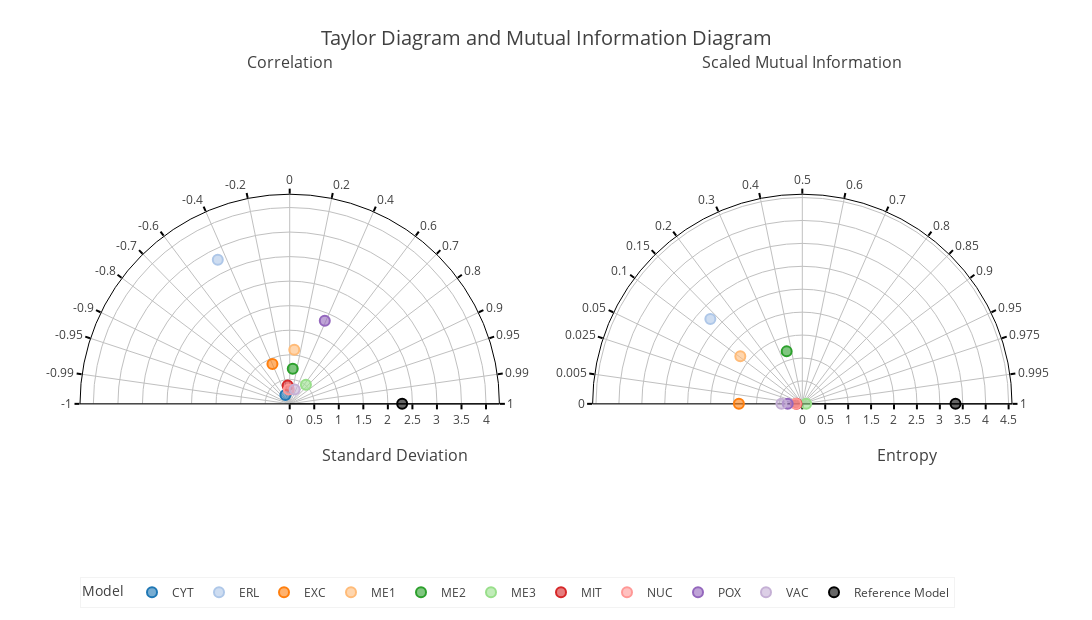

The cell this chart's notebook holds for it:
### Code cell
df_pivot["Reference Model"] = df_pivot["Reference Model"].astype(float)
chart_both = diag.chart_create_all_diagrams(
    df_pivot[['CYT', 'ERL', 'EXC', 'ME1', 'ME2', 'ME3', 'MIT', 'NUC', 'POX', 'VAC', "Reference Model"]], 
    string_reference_model='Reference Model', 
    string_corr_method='pearson', 
    string_mid_type='scaled', 
    dict_mi_parameters=dict_mi_parameters_features_continous_target_continous
)
chart_both.show(config=DICT_PLOTLY_CONFIG)

### Figure 1 — Plotly figure (JSON) as saved in the notebook; plotly's stock layout.template omitted (floating-point values rounded to 4 significant figures)
{"data": [{"customdata": [["CYT", 0.1987, -0.4401, 2.385], ["CYT", 0.1987, -0.4401, 2.385], ["CYT", 0.1987, -0.4401, 2.385], ["CYT", 0.1987, -0.4401, 2.385], ["CYT", 0.1987, -0.4401, 2.385], ["CYT", 0.1987, -0.4401, 2.385], ["CYT", 0.1987, -0.4401, 2.385], ["CYT", 0.1987, -0.4401, 2.385], ["CYT", 0.1987, -0.4401, 2.385], ["CYT", 0.1987, -0.4401, 2.385], ["CYT", 0.1987, -0.4401, 2.385]], "hoverlabel": {"bgcolor": "#FFFFFF", "bordercolor": "rgba(31, 119, 180, 1)", "font": {"color": "#000000"}}, "hovertemplate": "Model: %{customdata[0]}<br>Standard Deviation: %{customdata[1]:.3f}<br>Correlation: %{customdata[2]:.3f}<br>Reference distance (CRMSE): %{customdata[3]:.3f}<br><extra></extra>", "legendgroup": "CYT", "marker": {"color": "rgba(31, 119, 180, 0.6)", "line": {"color": "rgba(31, 119, 180, 1)", "width": 2}, "size": 10}, "mode": "markers", "name": "CYT", "r": [0.1987], "showlegend": true, "subplot": "polar", "theta": [116.1], "type": "scatterpolar"}, {"customdata": [["ERL", 3.28, -0.4466, 4.767], ["ERL", 3.28, -0.4466, 4.767], ["ERL", 3.28, -0.4466, 4.767], ["ERL", 3.28, -0.4466, 4.767], ["ERL", 3.28, -0.4466, 4.767], ["ERL", 3.28, -0.4466, 4.767], ["ERL", 3.28, -0.4466, 4.767], ["ERL", 3.28, -0.4466, 4.767], ["ERL", 3.28, -0.4466, 4.767], ["ERL", 3.28, -0.4466, 4.767], ["ERL", 3.28, -0.4466, 4.767]], "hoverlabel": {"bgcolor": "#FFFFFF", "bordercolor": "rgba(174, 199, 232, 1)", "font": {"color": "#000000"}}, "hovertemplate": "Model: %{customdata[0]}<br>Standard Deviation: %{customdata[1]:.3f}<br>Correlation: %{customdata[2]:.3f}<br>Reference distance (CRMSE): %{customdata[3]:.3f}<br><extra></extra>", "legendgroup": "ERL", "marker": {"color": "rgba(174, 199, 232, 0.6)", "line": {"color": "rgba(174, 199, 232, 1)", "width": 2}, "size": 10}, "mode": "markers", "name": "ERL", "r": [3.28], "showlegend": true, "subplot": "polar", "theta": [116.5], "type": "scatterpolar"}, {"customdata": [["EXC", 0.8869, -0.3967, 2.766], ["EXC", 0.8869, -0.3967, 2.766], ["EXC", 0.8869, -0.3967, 2.766], ["EXC", 0.8869, -0.3967, 2.766], ["EXC", 0.8869, -0.3967, 2.766], ["EXC", 0.8869, -0.3967, 2.766], ["EXC", 0.8869, -0.3967, 2.766], ["EXC", 0.8869, -0.3967, 2.766], ["EXC", 0.8869, -0.3967, 2.766], ["EXC", 0.8869, -0.3967, 2.766], ["EXC", 0.8869, -0.3967, 2.766]], "hoverlabel": {"bgcolor": "#FFFFFF", "bordercolor": "rgba(255, 127, 14, 1)", "font": {"color": "#000000"}}, "hovertemplate": "Model: %{customdata[0]}<br>Standard Deviation: %{customdata[1]:.3f}<br>Correlation: %{customdata[2]:.3f}<br>Reference distance (CRMSE): %{customdata[3]:.3f}<br><extra></extra>", "legendgroup": "EXC", "marker": {"color": "rgba(255, 127, 14, 0.6)", "line": {"color": "rgba(255, 127, 14, 1)", "width": 2}, "size": 10}, "mode": "markers", "name": "EXC", "r": [0.8869], "showlegend": true, "subplot": "polar", "theta": [113.4], "type": "scatterpolar"}, {"customdata": [["ME1", 1.106, 0.08412, 2.459], ["ME1", 1.106, 0.08412, 2.459], ["ME1", 1.106, 0.08412, 2.459], ["ME1", 1.106, 0.08412, 2.459], ["ME1", 1.106, 0.08412, 2.459], ["ME1", 1.106, 0.08412, 2.459], ["ME1", 1.106, 0.08412, 2.459], ["ME1", 1.106, 0.08412, 2.459], ["ME1", 1.106, 0.08412, 2.459], ["ME1", 1.106, 0.08412, 2.459], ["ME1", 1.106, 0.08412, 2.459]], "hoverlabel": {"bgcolor": "#FFFFFF", "bordercolor": "rgba(255, 187, 120, 1)", "font": {"color": "#000000"}}, "hovertemplate": "Model: %{customdata[0]}<br>Standard Deviation: %{customdata[1]:.3f}<br>Correlation: %{customdata[2]:.3f}<br>Reference distance (CRMSE): %{customdata[3]:.3f}<br><extra></extra>", "legendgroup": "ME1", "marker": {"color": "rgba(255, 187, 120, 0.6)", "line": {"color": "rgba(255, 187, 120, 1)", "width": 2}, "size": 10}, "mode": "markers", "name": "ME1", "r": [1.106], "showlegend": true, "subplot": "polar", "theta": [85.17], "type": "scatterpolar"}, {"customdata": [["ME2", 0.719, 0.08662, 2.341], ["ME2", 0.719, 0.08662, 2.341], ["ME2", 0.719, 0.08662, 2.341], ["ME2", 0.719, 0.08662, 2.341], ["ME2", 0.719, 0.08662, 2.341], ["ME2", 0.719, 0.08662, 2.341], ["ME2", 0.719, 0.08662, 2.341], ["ME2", 0.719, 0.08662, 2.341], ["ME2", 0.719, 0.08662, 2.341], ["ME2", 0.719, 0.08662, 2.341], ["ME2", 0.719, 0.08662, 2.341]], "hoverlabel": {"bgcolor": "#FFFFFF", "bordercolor": "rgba(44, 160, 44, 1)", "font": {"color": "#000000"}}, "hovertemplate": "Model: %{customdata[0]}<br>Standard Deviation: %{customdata[1]:.3f}<br>Correlation: %{customdata[2]:.3f}<br>Reference distance (CRMSE): %{customdata[3]:.3f}<br><extra></extra>", "legendgroup": "ME2", "marker": {"color": "rgba(44, 160, 44, 0.6)", "line": {"color": "rgba(44, 160, 44, 1)", "width": 2}, "size": 10}, "mode": "markers", "name": "ME2", "r": [0.719], "showlegend": true, "subplot": "polar", "theta": [85.03], "type": "scatterpolar"}, {"customdata": [["ME3", 0.5112, 0.6465, 1.999], ["ME3", 0.5112, 0.6465, 1.999], ["ME3", 0.5112, 0.6465, 1.999], ["ME3", 0.5112, 0.6465, 1.999], ["ME3", 0.5112, 0.6465, 1.999], ["ME3", 0.5112, 0.6465, 1.999], ["ME3", 0.5112, 0.6465, 1.999], ["ME3", 0.5112, 0.6465, 1.999], ["ME3", 0.5112, 0.6465, 1.999], ["ME3", 0.5112, 0.6465, 1.999], ["ME3", 0.5112, 0.6465, 1.999]], "hoverlabel": {"bgcolor": "#FFFFFF", "bordercolor": "rgba(152, 223, 138, 1)", "font": {"color": "#000000"}}, "hovertemplate": "Model: %{customdata[0]}<br>Standard Deviation: %{customdata[1]:.3f}<br>Correlation: %{customdata[2]:.3f}<br>Reference distance (CRMSE): %{customdata[3]:.3f}<br><extra></extra>", "legendgroup": "ME3", "marker": {"color": "rgba(152, 223, 138, 0.6)", "line": {"color": "rgba(152, 223, 138, 1)", "width": 2}, "size": 10}, "mode": "markers", "name": "ME3", "r": [0.5112], "showlegend": true, "subplot": "polar", "theta": [49.72], "type": "scatterpolar"}, {"customdata": [["MIT", 0.3777, -0.1095, 2.363], ["MIT", 0.3777, -0.1095, 2.363], ["MIT", 0.3777, -0.1095, 2.363], ["MIT", 0.3777, -0.1095, 2.363], ["MIT", 0.3777, -0.1095, 2.363], ["MIT", 0.3777, -0.1095, 2.363], ["MIT", 0.3777, -0.1095, 2.363], ["MIT", 0.3777, -0.1095, 2.363], ["MIT", 0.3777, -0.1095, 2.363], ["MIT", 0.3777, -0.1095, 2.363], ["MIT", 0.3777, -0.1095, 2.363]], "hoverlabel": {"bgcolor": "#FFFFFF", "bordercolor": "rgba(214, 39, 40, 1)", "font": {"color": "#000000"}}, "hovertemplate": "Model: %{customdata[0]}<br>Standard Deviation: %{customdata[1]:.3f}<br>Correlation: %{customdata[2]:.3f}<br>Reference distance (CRMSE): %{customdata[3]:.3f}<br><extra></extra>", "legendgroup": "MIT", "marker": {"color": "rgba(214, 39, 40, 0.6)", "line": {"color": "rgba(214, 39, 40, 1)", "width": 2}, "size": 10}, "mode": "markers", "name": "MIT", "r": [0.3777], "showlegend": true, "subplot": "polar", "theta": [96.28], "type": "scatterpolar"}, {"customdata": [["NUC", 0.2953, -0.06508, 2.329], ["NUC", 0.2953, -0.06508, 2.329], ["NUC", 0.2953, -0.06508, 2.329], ["NUC", 0.2953, -0.06508, 2.329], ["NUC", 0.2953, -0.06508, 2.329], ["NUC", 0.2953, -0.06508, 2.329], ["NUC", 0.2953, -0.06508, 2.329], ["NUC", 0.2953, -0.06508, 2.329], ["NUC", 0.2953, -0.06508, 2.329], ["NUC", 0.2953, -0.06508, 2.329], ["NUC", 0.2953, -0.06508, 2.329]], "hoverlabel": {"bgcolor": "#FFFFFF", "bordercolor": "rgba(255, 152, 150, 1)", "font": {"color": "#000000"}}, "hovertemplate": "Model: %{customdata[0]}<br>Standard Deviation: %{customdata[1]:.3f}<br>Correlation: %{customdata[2]:.3f}<br>Reference distance (CRMSE): %{customdata[3]:.3f}<br><extra></extra>", "legendgroup": "NUC", "marker": {"color": "rgba(255, 152, 150, 0.6)", "line": {"color": "rgba(255, 152, 150, 1)", "width": 2}, "size": 10}, "mode": "markers", "name": "NUC", "r": [0.2953], "showlegend": true, "subplot": "polar", "theta": [93.73], "type": "scatterpolar"}, {"customdata": [["POX", 1.837, 0.389, 2.313], ["POX", 1.837, 0.389, 2.313], ["POX", 1.837, 0.389, 2.313], ["POX", 1.837, 0.389, 2.313], ["POX", 1.837, 0.389, 2.313], ["POX", 1.837, 0.389, 2.313], ["POX", 1.837, 0.389, 2.313], ["POX", 1.837, 0.389, 2.313], ["POX", 1.837, 0.389, 2.313], ["POX", 1.837, 0.389, 2.313], ["POX", 1.837, 0.389, 2.313]], "hoverlabel": {"bgcolor": "#FFFFFF", "bordercolor": "rgba(148, 103, 189, 1)", "font": {"color": "#000000"}}, "hovertemplate": "Model: %{customdata[0]}<br>Standard Deviation: %{customdata[1]:.3f}<br>Correlation: %{customdata[2]:.3f}<br>Reference distance (CRMSE): %{customdata[3]:.3f}<br><extra></extra>", "legendgroup": "POX", "marker": {"color": "rgba(148, 103, 189, 0.6)", "line": {"color": "rgba(148, 103, 189, 1)", "width": 2}, "size": 10}, "mode": "markers", "name": "POX", "r": [1.837], "showlegend": true, "subplot": "polar", "theta": [67.11], "type": "scatterpolar"}, {"customdata": [["VAC", 0.3109, 0.3248, 2.21], ["VAC", 0.3109, 0.3248, 2.21], ["VAC", 0.3109, 0.3248, 2.21], ["VAC", 0.3109, 0.3248, 2.21], ["VAC", 0.3109, 0.3248, 2.21], ["VAC", 0.3109, 0.3248, 2.21], ["VAC", 0.3109, 0.3248, 2.21], ["VAC", 0.3109, 0.3248, 2.21], ["VAC", 0.3109, 0.3248, 2.21], ["VAC", 0.3109, 0.3248, 2.21], ["VAC", 0.3109, 0.3248, 2.21]], "hoverlabel": {"bgcolor": "#FFFFFF", "bordercolor": "rgba(197, 176, 213, 1)", "font": {"color": "#000000"}}, "hovertemplate": "Model: %{customdata[0]}<br>Standard Deviation: %{customdata[1]:.3f}<br>Correlation: %{customdata[2]:.3f}<br>Reference distance (CRMSE): %{customdata[3]:.3f}<br><extra></extra>", "legendgroup": "VAC", "marker": {"color": "rgba(197, 176, 213, 0.6)", "line": {"color": "rgba(197, 176, 213, 1)", "width": 2}, "size": 10}, "mode": "markers", "name": "VAC", "r": [0.3109], "showlegend": true, "subplot": "polar", "theta": [71.04], "type": "scatterpolar"}, {"customdata": [["Reference Model", 2.291, 1, 0], ["Reference Model", 2.291, 1, 0], ["Reference Model", 2.291, 1, 0], ["Reference Model", 2.291, 1, 0], ["Reference Model", 2.291, 1, 0], ["Reference Model", 2.291, 1, 0], ["Reference Model", 2.291, 1, 0], ["Reference Model", 2.291, 1, 0], ["Reference Model", 2.291, 1, 0], ["Reference Model", 2.291, 1, 0], ["Reference Model", 2.291, 1, 0]], "hoverlabel": {"bgcolor": "#FFFFFF", "bordercolor": "rgba(0, 0, 0, 1)", "font": {"color": "#000000"}}, "hovertemplate": "Model: %{customdata[0]}<br>Standard Deviation: %{customdata[1]:.3f}<br>Correlation: %{customdata[2]:.3f}<br>Reference distance (CRMSE): %{customdata[3]:.3f}<br><extra></extra>", "legendgroup": "Reference Model", "marker": {"color": "rgba(0, 0, 0, 0.6)", "line": {"color": "rgba(0, 0, 0, 1)", "width": 2}, "size": 10}, "mode": "markers", "name": "Reference Model", "r": [2.291], "showlegend": true, "subplot": "polar", "theta": [0], "type": "scatterpolar"}, {"customdata": [["CYT", -0.712, -0.2619, 2.103], ["CYT", -0.712, -0.2619, 2.103], ["CYT", -0.712, -0.2619, 2.103], ["CYT", -0.712, -0.2619, 2.103], ["CYT", -0.712, -0.2619, 2.103], ["CYT", -0.712, -0.2619, 2.103], ["CYT", -0.712, -0.2619, 2.103], ["CYT", -0.712, -0.2619, 2.103], ["CYT", -0.712, -0.2619, 2.103], ["CYT", -0.712, -0.2619, 2.103], ["CYT", -0.712, -0.2619, 2.103]], "hoverlabel": {"bgcolor": "#FFFFFF", "bordercolor": "rgba(31, 119, 180, 1)", "font": {"color": "#000000"}}, "hovertemplate": "Model: %{customdata[0]}<br>Entropy: %{customdata[1]:.3f}<br>Scaled MI: %{customdata[2]:.3f}<br>Reference distance (VI): %{customdata[3]:.3f}<br><extra></extra>", "legendgroup": "CYT", "marker": {"color": "rgba(31, 119, 180, 0.6)", "line": {"color": "rgba(31, 119, 180, 1)", "width": 2}, "size": 10}, "mode": "markers", "name": "CYT", "r": [-0.712], "showlegend": false, "subplot": "polar2", "theta": [180], "type": "scatterpolar"}, {"customdata": [["ERL", 2.728, 0.1324, 5.658], ["ERL", 2.728, 0.1324, 5.658], ["ERL", 2.728, 0.1324, 5.658], ["ERL", 2.728, 0.1324, 5.658], ["ERL", 2.728, 0.1324, 5.658], ["ERL", 2.728, 0.1324, 5.658], ["ERL", 2.728, 0.1324, 5.658], ["ERL", 2.728, 0.1324, 5.658], ["ERL", 2.728, 0.1324, 5.658], ["ERL", 2.728, 0.1324, 5.658], ["ERL", 2.728, 0.1324, 5.658]], "hoverlabel": {"bgcolor": "#FFFFFF", "bordercolor": "rgba(174, 199, 232, 1)", "font": {"color": "#000000"}}, "hovertemplate": "Model: %{customdata[0]}<br>Entropy: %{customdata[1]:.3f}<br>Scaled MI: %{customdata[2]:.3f}<br>Reference distance (VI): %{customdata[3]:.3f}<br><extra></extra>", "legendgroup": "ERL", "marker": {"color": "rgba(174, 199, 232, 0.6)", "line": {"color": "rgba(174, 199, 232, 1)", "width": 2}, "size": 10}, "mode": "markers", "name": "ERL", "r": [2.728], "showlegend": false, "subplot": "polar2", "theta": [137.3], "type": "scatterpolar"}, {"customdata": [["EXC", 1.383, 0, 4.725], ["EXC", 1.383, 0, 4.725], ["EXC", 1.383, 0, 4.725], ["EXC", 1.383, 0, 4.725], ["EXC", 1.383, 0, 4.725], ["EXC", 1.383, 0, 4.725], ["EXC", 1.383, 0, 4.725], ["EXC", 1.383, 0, 4.725], ["EXC", 1.383, 0, 4.725], ["EXC", 1.383, 0, 4.725], ["EXC", 1.383, 0, 4.725]], "hoverlabel": {"bgcolor": "#FFFFFF", "bordercolor": "rgba(255, 127, 14, 1)", "font": {"color": "#000000"}}, "hovertemplate": "Model: %{customdata[0]}<br>Entropy: %{customdata[1]:.3f}<br>Scaled MI: %{customdata[2]:.3f}<br>Reference distance (VI): %{customdata[3]:.3f}<br><extra></extra>", "legendgroup": "EXC", "marker": {"color": "rgba(255, 127, 14, 0.6)", "line": {"color": "rgba(255, 127, 14, 1)", "width": 2}, "size": 10}, "mode": "markers", "name": "EXC", "r": [1.383], "showlegend": false, "subplot": "polar2", "theta": [180], "type": "scatterpolar"}, {"customdata": [["ME1", 1.703, 0.1031, 4.807], ["ME1", 1.703, 0.1031, 4.807], ["ME1", 1.703, 0.1031, 4.807], ["ME1", 1.703, 0.1031, 4.807], ["ME1", 1.703, 0.1031, 4.807], ["ME1", 1.703, 0.1031, 4.807], ["ME1", 1.703, 0.1031, 4.807], ["ME1", 1.703, 0.1031, 4.807], ["ME1", 1.703, 0.1031, 4.807], ["ME1", 1.703, 0.1031, 4.807], ["ME1", 1.703, 0.1031, 4.807]], "hoverlabel": {"bgcolor": "#FFFFFF", "bordercolor": "rgba(255, 187, 120, 1)", "font": {"color": "#000000"}}, "hovertemplate": "Model: %{customdata[0]}<br>Entropy: %{customdata[1]:.3f}<br>Scaled MI: %{customdata[2]:.3f}<br>Reference distance (VI): %{customdata[3]:.3f}<br><extra></extra>", "legendgroup": "ME1", "marker": {"color": "rgba(255, 187, 120, 0.6)", "line": {"color": "rgba(255, 187, 120, 1)", "width": 2}, "size": 10}, "mode": "markers", "name": "ME1", "r": [1.703], "showlegend": false, "subplot": "polar2", "theta": [142.5], "type": "scatterpolar"}, {"customdata": [["ME2", 1.194, 0.3572, 3.857], ["ME2", 1.194, 0.3572, 3.857], ["ME2", 1.194, 0.3572, 3.857], ["ME2", 1.194, 0.3572, 3.857], ["ME2", 1.194, 0.3572, 3.857], ["ME2", 1.194, 0.3572, 3.857], ["ME2", 1.194, 0.3572, 3.857], ["ME2", 1.194, 0.3572, 3.857], ["ME2", 1.194, 0.3572, 3.857], ["ME2", 1.194, 0.3572, 3.857], ["ME2", 1.194, 0.3572, 3.857]], "hoverlabel": {"bgcolor": "#FFFFFF", "bordercolor": "rgba(44, 160, 44, 1)", "font": {"color": "#000000"}}, "hovertemplate": "Model: %{customdata[0]}<br>Entropy: %{customdata[1]:.3f}<br>Scaled MI: %{customdata[2]:.3f}<br>Reference distance (VI): %{customdata[3]:.3f}<br><extra></extra>", "legendgroup": "ME2", "marker": {"color": "rgba(44, 160, 44, 0.6)", "line": {"color": "rgba(44, 160, 44, 1)", "width": 2}, "size": 10}, "mode": "markers", "name": "ME2", "r": [1.194], "showlegend": false, "subplot": "polar2", "theta": [106.6], "type": "scatterpolar"}, {"customdata": [["ME3", 0.08439, 4.457, 2.591], ["ME3", 0.08439, 4.457, 2.591], ["ME3", 0.08439, 4.457, 2.591], ["ME3", 0.08439, 4.457, 2.591], ["ME3", 0.08439, 4.457, 2.591], ["ME3", 0.08439, 4.457, 2.591], ["ME3", 0.08439, 4.457, 2.591], ["ME3", 0.08439, 4.457, 2.591], ["ME3", 0.08439, 4.457, 2.591], ["ME3", 0.08439, 4.457, 2.591], ["ME3", 0.08439, 4.457, 2.591]], "hoverlabel": {"bgcolor": "#FFFFFF", "bordercolor": "rgba(152, 223, 138, 1)", "font": {"color": "#000000"}}, "hovertemplate": "Model: %{customdata[0]}<br>Entropy: %{customdata[1]:.3f}<br>Scaled MI: %{customdata[2]:.3f}<br>Reference distance (VI): %{customdata[3]:.3f}<br><extra></extra>", "legendgroup": "ME3", "marker": {"color": "rgba(152, 223, 138, 0.6)", "line": {"color": "rgba(152, 223, 138, 1)", "width": 2}, "size": 10}, "mode": "markers", "name": "ME3", "r": [0.08439], "showlegend": false, "subplot": "polar2", "theta": [0], "type": "scatterpolar"}, {"customdata": [["MIT", 0.1278, 0, 3.47], ["MIT", 0.1278, 0, 3.47], ["MIT", 0.1278, 0, 3.47], ["MIT", 0.1278, 0, 3.47], ["MIT", 0.1278, 0, 3.47], ["MIT", 0.1278, 0, 3.47], ["MIT", 0.1278, 0, 3.47], ["MIT", 0.1278, 0, 3.47], ["MIT", 0.1278, 0, 3.47], ["MIT", 0.1278, 0, 3.47], ["MIT", 0.1278, 0, 3.47]], "hoverlabel": {"bgcolor": "#FFFFFF", "bordercolor": "rgba(214, 39, 40, 1)", "font": {"color": "#000000"}}, "hovertemplate": "Model: %{customdata[0]}<br>Entropy: %{customdata[1]:.3f}<br>Scaled MI: %{customdata[2]:.3f}<br>Reference distance (VI): %{customdata[3]:.3f}<br><extra></extra>", "legendgroup": "MIT", "marker": {"color": "rgba(214, 39, 40, 0.6)", "line": {"color": "rgba(214, 39, 40, 1)", "width": 2}, "size": 10}, "mode": "markers", "name": "MIT", "r": [0.1278], "showlegend": false, "subplot": "polar2", "theta": [180], "type": "scatterpolar"}, {"customdata": [["NUC", 0.1387, 0, 3.481], ["NUC", 0.1387, 0, 3.481], ["NUC", 0.1387, 0, 3.481], ["NUC", 0.1387, 0, 3.481], ["NUC", 0.1387, 0, 3.481], ["NUC", 0.1387, 0, 3.481], ["NUC", 0.1387, 0, 3.481], ["NUC", 0.1387, 0, 3.481], ["NUC", 0.1387, 0, 3.481], ["NUC", 0.1387, 0, 3.481], ["NUC", 0.1387, 0, 3.481]], "hoverlabel": {"bgcolor": "#FFFFFF", "bordercolor": "rgba(255, 152, 150, 1)", "font": {"color": "#000000"}}, "hovertemplate": "Model: %{customdata[0]}<br>Entropy: %{customdata[1]:.3f}<br>Scaled MI: %{customdata[2]:.3f}<br>Reference distance (VI): %{customdata[3]:.3f}<br><extra></extra>", "legendgroup": "NUC", "marker": {"color": "rgba(255, 152, 150, 0.6)", "line": {"color": "rgba(255, 152, 150, 1)", "width": 2}, "size": 10}, "mode": "markers", "name": "NUC", "r": [0.1387], "showlegend": false, "subplot": "polar2", "theta": [180], "type": "scatterpolar"}, {"customdata": [["POX", 0.3181, 0, 3.66], ["POX", 0.3181, 0, 3.66], ["POX", 0.3181, 0, 3.66], ["POX", 0.3181, 0, 3.66], ["POX", 0.3181, 0, 3.66], ["POX", 0.3181, 0, 3.66], ["POX", 0.3181, 0, 3.66], ["POX", 0.3181, 0, 3.66], ["POX", 0.3181, 0, 3.66], ["POX", 0.3181, 0, 3.66], ["POX", 0.3181, 0, 3.66]], "hoverlabel": {"bgcolor": "#FFFFFF", "bordercolor": "rgba(148, 103, 189, 1)", "font": {"color": "#000000"}}, "hovertemplate": "Model: %{customdata[0]}<br>Entropy: %{customdata[1]:.3f}<br>Scaled MI: %{customdata[2]:.3f}<br>Reference distance (VI): %{customdata[3]:.3f}<br><extra></extra>", "legendgroup": "POX", "marker": {"color": "rgba(148, 103, 189, 0.6)", "line": {"color": "rgba(148, 103, 189, 1)", "width": 2}, "size": 10}, "mode": "markers", "name": "POX", "r": [0.3181], "showlegend": false, "subplot": "polar2", "theta": [180], "type": "scatterpolar"}, {"customdata": [["VAC", 0.4557, 0, 3.798], ["VAC", 0.4557, 0, 3.798], ["VAC", 0.4557, 0, 3.798], ["VAC", 0.4557, 0, 3.798], ["VAC", 0.4557, 0, 3.798], ["VAC", 0.4557, 0, 3.798], ["VAC", 0.4557, 0, 3.798], ["VAC", 0.4557, 0, 3.798], ["VAC", 0.4557, 0, 3.798], ["VAC", 0.4557, 0, 3.798], ["VAC", 0.4557, 0, 3.798]], "hoverlabel": {"bgcolor": "#FFFFFF", "bordercolor": "rgba(197, 176, 213, 1)", "font": {"color": "#000000"}}, "hovertemplate": "Model: %{customdata[0]}<br>Entropy: %{customdata[1]:.3f}<br>Scaled MI: %{customdata[2]:.3f}<br>Reference distance (VI): %{customdata[3]:.3f}<br><extra></extra>", "legendgroup": "VAC", "marker": {"color": "rgba(197, 176, 213, 0.6)", "line": {"color": "rgba(197, 176, 213, 1)", "width": 2}, "size": 10}, "mode": "markers", "name": "VAC", "r": [0.4557], "showlegend": false, "subplot": "polar2", "theta": [180], "type": "scatterpolar"}, {"customdata": [["Reference Model", 3.342, 1, 0], ["Reference Model", 3.342, 1, 0], ["Reference Model", 3.342, 1, 0], ["Reference Model", 3.342, 1, 0], ["Reference Model", 3.342, 1, 0], ["Reference Model", 3.342, 1, 0], ["Reference Model", 3.342, 1, 0], ["Reference Model", 3.342, 1, 0], ["Reference Model", 3.342, 1, 0], ["Reference Model", 3.342, 1, 0], ["Reference Model", 3.342, 1, 0]], "hoverlabel": {"bgcolor": "#FFFFFF", "bordercolor": "rgba(0, 0, 0, 1)", "font": {"color": "#000000"}}, "hovertemplate": "Model: %{customdata[0]}<br>Entropy: %{customdata[1]:.3f}<br>Scaled MI: %{customdata[2]:.3f}<br>Reference distance (VI): %{customdata[3]:.3f}<br><extra></extra>", "legendgroup": "Reference Model", "marker": {"color": "rgba(0, 0, 0, 0.6)", "line": {"color": "rgba(0, 0, 0, 1)", "width": 2}, "size": 10}, "mode": "markers", "name": "Reference Model", "r": [3.342], "showlegend": false, "subplot": "polar2", "theta": [0], "type": "scatterpolar"}], "layout": {"annotations": [{"font": {"color": "#404040", "size": 16}, "showarrow": false, "text": "Correlation", "x": 0.225, "xanchor": "center", "xref": "paper", "y": 1, "yanchor": "bottom", "yref": "paper", "yshift": 25}, {"font": {"color": "#404040", "size": 16}, "showarrow": false, "text": "Scaled Mutual Information", "x": 0.775, "xanchor": "center", "xref": "paper", "y": 1, "yanchor": "bottom", "yref": "paper", "yshift": 25}], "height": 620, "legend": {"bgcolor": "#FFFFFF", "bordercolor": "#C0C0C0", "borderwidth": 0.2, "font": {"color": "#404040"}, "orientation": "h", "title": {"text": "Model"}, "x": 0, "y": -0.2}, "polar": {"angularaxis": {"direction": "counterclockwise", "gridcolor": "#C0C0C0", "griddash": "solid", "layer": "below traces", "linecolor": "#000000", "showline": true, "tickcolor": "#000000", "tickfont": {"color": "#404040"}, "ticks": "outside", "ticktext": [-1, -0.99, -0.95, -0.9, -0.8, -0.7, -0.6, -0.4, -0.2, 0, 0.2, 0.4, 0.6, 0.7, 0.8, 0.9, 0.95, 0.99, 1], "tickvals": [180, 171.9, 161.8, 154.2, 143.1, 134.4, 126.9, 113.6, 101.5, 90, 78.46, 66.42, 53.13, 45.57, 36.87, 25.84, 18.19, 8.11, 0], "tickwidth": 2}, "bgcolor": "#FFFFFF", "domain": {"x": [0, 0.45], "y": [0, 1]}, "radialaxis": {"gridcolor": "#C0C0C0", "griddash": "solid", "layer": "below traces", "linecolor": "#000000", "range": [0, 4.272], "showline": true, "tickcolor": "#000000", "tickfont": {"color": "#404040"}, "ticks": "outside", "tickwidth": 2, "title": {"font": {"color": "#404040", "size": 16}, "text": "<br>Standard Deviation"}}, "sector": [0, 180]}, "polar2": {"angularaxis": {"direction": "counterclockwise", "gridcolor": "#C0C0C0", "griddash": "solid", "layer": "below traces", "linecolor": "#000000", "showline": true, "tickcolor": "#000000", "tickfont": {"color": "#404040"}, "ticks": "outside", "ticktext": [0, 0.005, 0.025, 0.05, 0.1, 0.15, 0.2, 0.3, 0.4, 0.5, 0.6, 0.7, 0.8, 0.85, 0.9, 0.95, 0.975, 0.995, 1], "tickvals": [180, 171.9, 161.8, 154.2, 143.1, 134.4, 126.9, 113.6, 101.5, 90, 78.46, 66.42, 53.13, 45.57, 36.87, 25.84, 18.19, 8.11, 0], "tickwidth": 2}, "bgcolor": "#FFFFFF", "domain": {"x": [0.55, 1], "y": [0, 1]}, "radialaxis": {"gridcolor": "#C0C0C0", "griddash": "solid", "layer": "below traces", "linecolor": "#000000", "range": [0, 4.574], "showline": true, "tickcolor": "#000000", "tickfont": {"color": "#404040"}, "ticks": "outside", "tickwidth": 2, "title": {"font": {"color": "#404040", "size": 16}, "text": "<br>Entropy"}}, "sector": [0, 180]}, "showlegend": true, "title": {"font": {"color": "#404040", "size": 20}, "text": "Taylor Diagram and Mutual Information Diagram", "x": 0.5, "xanchor": "center", "y": 0.95, "yanchor": "top"}, "width": 1400}}
